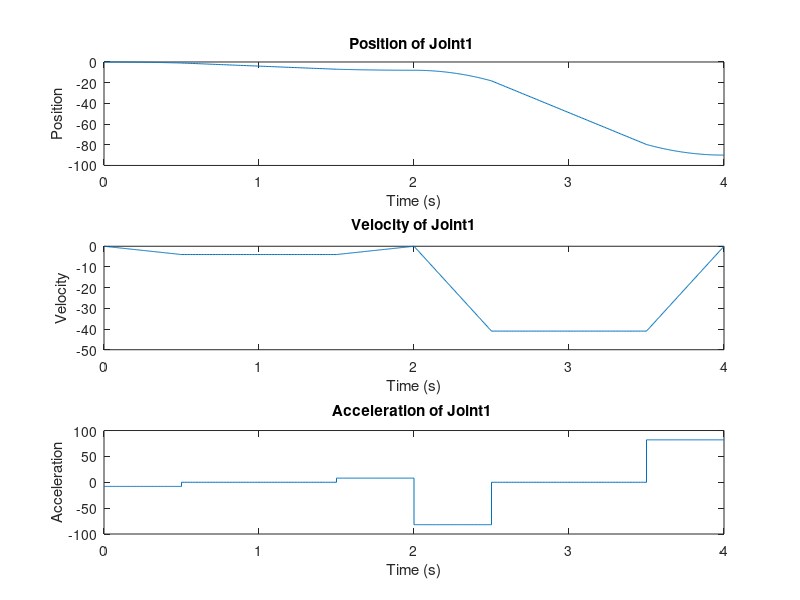
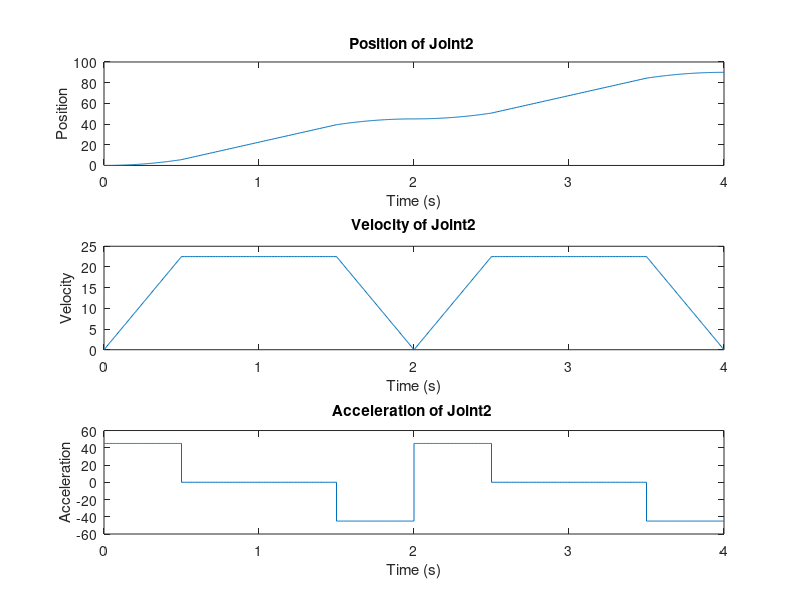
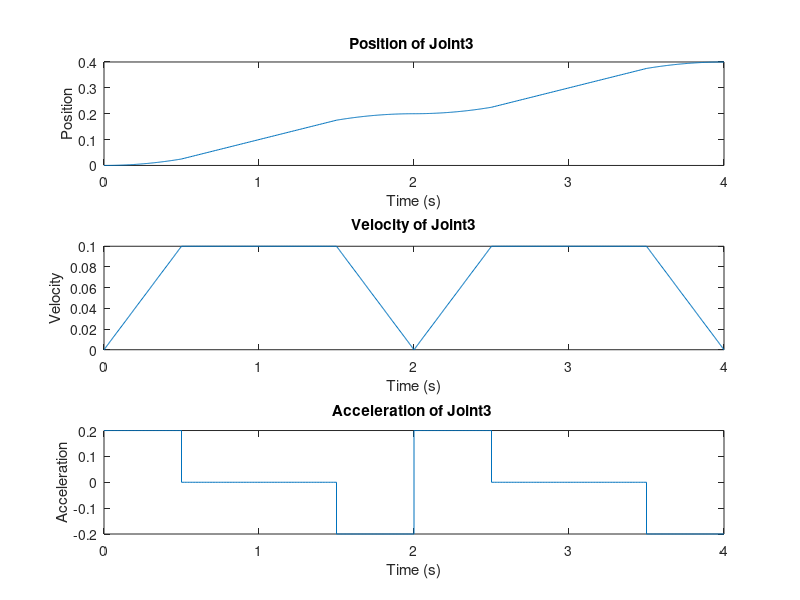

Reproduce these figures in MATLAB, in order.
% LSPB Trajectory
clear; 
close all; 

t = [0, 2, 4]; % Time
p = [ 0, -8, -90; %position
	0, 45, 90;
	0, 0.2, 0.4];

tb = 0.5; % Given Time Blend

for i=1:3 % iterate through joints
    % Initialize/Reset Vectors
    TotalPosition = [];
    TotalVelocity = [];
    TotalAcceleration = [];
    TotalTime = [];
    
    for j =1:2 % iterate through time intervals
        %loop = j
        ti = t(j+1)-t(j); % time interval duration
        ac = 4*(p(i,j+1) - p(i,j))/ti^2; % Acceleration Constraint
        pb = p(i,j) + 0.5*ac*tb^2; % Joint Angle at Tb
        
        % parabolic segement 1
        ts1 = t(j) : tb/100 : t(j)+tb; % time segment 1 sampled
        TotalTime = [TotalTime, ts1]; %cumulative time
        position = p(i,j) + 0.5*ac*(ts1-t(j)).^2; %calculate position
        velocity = ac*(ts1-t(j)); %calculate velocity
        acceleration = ac*ones(1,101); %calculate acceleration
        TotalPosition = [TotalPosition, position]; % cumulative position
        TotalVelocity = [TotalVelocity, velocity]; % cumulative velocity
        TotalAcceleration = [TotalAcceleration, acceleration]; % cumulative accerlation
        
        % linear segment
        ts2 = t(j)+tb : ((ti-tb)-tb)/100 : (t(j+1)-tb); % time segment 2 sampled
        TotalTime = [TotalTime, ts2]; %cumulative time
        position = pb + ac*tb*1.5*((ts2-t(j))-tb); %calculate position
        velocity = ac*tb*ones(1,101); %calculate velocity
        acceleration = zeros(1,101);  %calculate acceleration
        TotalPosition = [TotalPosition, position]; % cumulative position
        TotalVelocity = [TotalVelocity, velocity]; % cumulative velocity
        TotalAcceleration = [TotalAcceleration, acceleration]; % cumulative accerlation
        
        %parabolic segement 2
        ts3 = (t(j+1)-tb) : tb/100 : t(j+1); % time segment 3 sampled
        TotalTime = [TotalTime, ts3]; %cumulative time
        position = p(i,j+1) - 0.5*ac*(ts3-t(j+1)).^2; %calculate position
        velocity = -ac*(ts3-t(j+1)); %calculate velocity
        acceleration = -ac*ones(1,101); %calculate acceleration
        TotalPosition = [TotalPosition, position]; % cumulative position
        TotalVelocity = [TotalVelocity, velocity]; % cumulative velocity
        TotalAcceleration = [TotalAcceleration, acceleration]; % cumulative accerlation
    end
    
    % Position, Velocity, Acceleration Plots
    figure
    subplot(311);
    plot(TotalTime, TotalPosition); %plot position
    title(sprintf('Position of Joint%d ',i));
    xlabel('Time (s)');
    ylabel('Position');
    subplot(312)
    plot(TotalTime, TotalVelocity); %plot velocity
    title(sprintf('Velocity of Joint%d',i));
    xlabel('Time (s)');
    ylabel('Velocity');
    subplot(313)
    plot(TotalTime, TotalAcceleration); %plot acceleration
    title(sprintf('Acceleration of Joint%d ',i));
    xlabel('Time (s)');
    ylabel('Acceleration');
end
